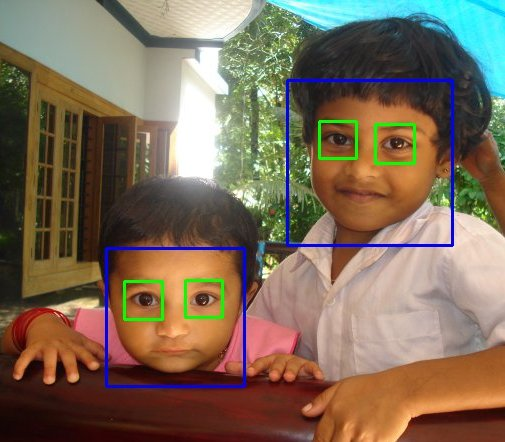
#> input picture OpenCV/test8.jpg, 505 x 442 px, given in place of messi.mp4, which was not available
$ python assignment5_1.py
#> lines starting #> are read from the running program, lines starting #| are printed output that depends on the picture; after the words box and inside, x2 and y2 are one past the last pixel; in counts of white or black regions, pixels touching at a corner belong together; pictures that were not available may be replaced by others from this repository, and a replacement may not be noted

import numpy as np
import cv2
from time import sleep
i = 0
cap = cv2.VideoCapture("messi.mp4")
while True:
	ret,im = cap.read()
#> im is the input picture: shape (442, 505, 3); mean B, G, R 87.8, 107.3, 125.1
	imgray = cv2.cvtColor(im,cv2.COLOR_BGR2GRAY)
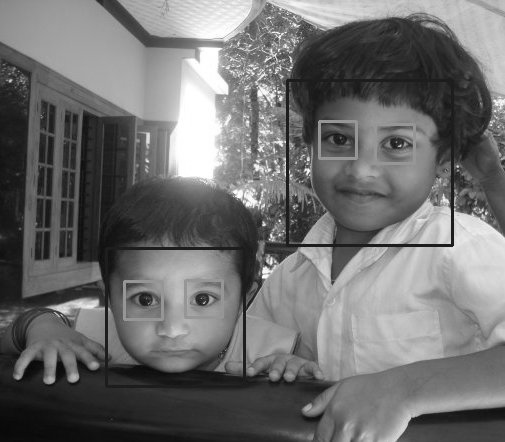
#> imgray: shape (442, 505); min 7, max 255, mean 110.4
	ret,thresh = cv2.threshold(imgray,200,255,cv2.THRESH_BINARY)
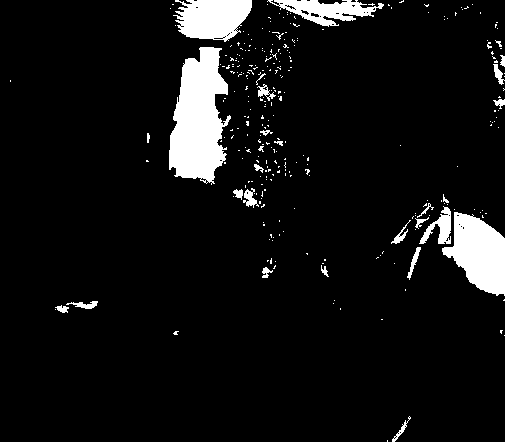
#> thresh: shape (442, 505); 7.1% white; 296 white regions (268 under 20 px)
	contours, hierarchy = cv2.findContours(thresh,cv2.RETR_TREE,cv2.CHAIN_APPROX_SIMPLE)
#> contours = 350 contours, 325 with area under 20; largest, box (x1, y1, x2, y2) and area: (169, 47, 231, 185) 5454, (442, 212, 505, 296) 3196, (173, 0, 252, 42) 2320, (267, 0, 384, 27) 1374, (419, 206, 451, 244) 444
	for cnt in contours:
		area = cv2.contourArea(cnt)
		if area > 10**3:
			episolon = 0.005*cv2.arcLength(cnt,True)
			poly = cv2.approxPolyDP(cnt,episolon,True)
			print(len(poly))
			# im = cv2.drawContours(im, [poly],0, (0,255,0), 3)
			# print(poly.shape


			if len(poly) > 10:
				im = cv2.drawContours(im, [poly],0, (0,255,0), 3)
				M = cv2.moments(cnt)
				x = int(M['m10']/M['m00'])
				y = int(M['m01']/M['m00'])
				x1 = poly.ravel()[0]
				y1 = poly.ravel()[1]
				x2 = poly.ravel()[2]
				y2 = poly.ravel()[3]
				d1 = ((x1-x)**2+(y1-y)**2)**0.5
				d2 = ((x2-x)**2+(y2-y)**2)**0.5
				if(abs(d1-d2) <1 ):
					cv2.imshow("test",im)
					cv2.putText(im,"Circle",(x,y),cv2.FONT_HERSHEY_COMPLEX,0.5,(0))
				else:
					cv2.putText(im,"Oval",(x,y),cv2.FONT_HERSHEY_COMPLEX,0.5,(0))


		if cv2.waitKey(20) & 0xFF == ord('q'):
			break
#> this loop made 1 pass; (key q is pressed on pass 1)
#> (cnt, area) on pass 1: ([[387, 440], [387, 441]], 0)
